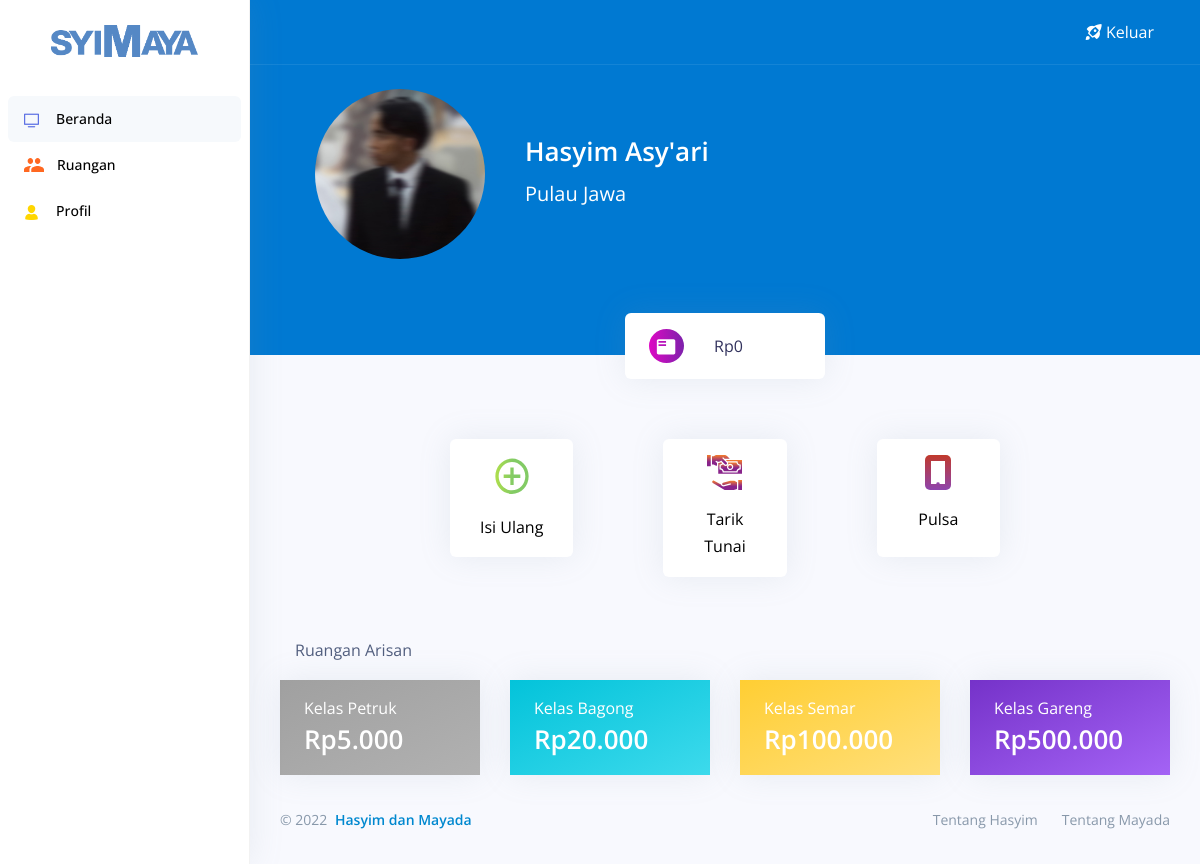
/index.php (signed in), run on the app's committed database.
### tables this page shows
CREATE TABLE `user` (
  `id`         int( 12 )                NOT NULL,
  `email`      varchar( 64 )            NOT NULL,
  `password`   varchar( 250 )           NOT NULL,
  `name`       varchar( 128 )           NOT NULL,
  `saldo`      int( 11 )                DEFAULT NULL,
  `address`    varchar( 28 )            NOT NULL,
  `sex`        varchar( 28 )            NOT NULL,
  `birth`      date                     NOT NULL,
  `photo`      varchar( 128 )           DEFAULT NULL,
  `role`       enum( 'member','admin' ) DEFAULT 'member',
  `created_at` datetime                 DEFAULT current_timestamp(),
  `updated_at` datetime                 DEFAULT current_timestamp()
);

### config/libs.php (called while the page is built, shortened)
<?php
    $kelas_list = [
        [
            "id"          => "7BA943AF84838",
            "name"        => "petruk",
            "price"       => 5000,
            "quota"       => 30,
            "description" => "",
            "color"       => "bronze"
        ],
        [
            "id"          => "71A4AF1E2485B",
            "name"        => "bagong",
            "price"       => 20000,
            "quota"       => 25,
            "description" => "",
            "color"       => "silver"
        ],
        [
            "id"          => "68CCD993BCE2C",
            "name"        => "semar",
            "price"       => 100000,
            "quota"       => 20,
            "description" => "",
            "color"       => "gold"
        ],
        [
            "id"          => "8FFD7F9CA5F68",
            "name"        => "gareng",
            "price"       => 500000,
            "quota"       => 15,
            "description" => "",
            "color"       => "diamond"
        ],
    ];
    function rupiah( $angka ) {
        if( $angka == 0 ) {
            return "Rp0";
        }
        $hasil = "Rp" . number_format( $angka, 0, ',', '.' );
        return $hasil;
    }
    function findKelasLastID( $array ) {
        $last = end( $array );
        return $last['id'];
    }
?>

### config/session.php (called while the page is built)
<?php
    require_once __DIR__ . "/db.php";
    if( !isset($_SESSION['email']) ) {
        header( 'Location: login.php?e' );
        exit;
    }
    else {
        $email  = $_SESSION['email'];
        $select = mysqli_query( $conn, "SELECT * FROM user WHERE email = '$email'" );
        $user   = mysqli_fetch_array( $select );
    }
    require_once __DIR__ . "/libs.php";
?>

### index.php (the view, shortened to what this page needs)
<?php
	require_once __DIR__ . "/config/session.php";
?>
<!DOCTYPE html>
<html lang = "id">
<head>
	<link rel = "stylesheet" href = "./assets/css/styles/dashboard.css" type = "text/css">
	<link rel = "stylesheet" href = "./assets/vendor/nucleo/css/nucleo.css" type = "text/css">
	<link rel = "stylesheet" href = "./assets/vendor/@fortawesome/fontawesome-free/css/all.min.css" type = "text/css">
	<link rel = "stylesheet" href = "./assets/css/argon.css?v=1.2.0" type = "text/css">
</head>
<body>
	<nav class = "sidenav navbar navbar-vertical fixed-left navbar-expand-xs navbar-light bg-white" id = "sidenav-main">
		<div class = "scrollbar-inner">
			<div class = "sidenav-header align-items-center">
				<a class = "navbar-brand" href = "index.php">
					<img class = "navbar-brand-img" src = "./assets/img/brands/syimaya.png" alt = "...">
				</a>
			</div>
			<div class = "navbar-inner">
				<div class = "collapse navbar-collapse" id = "sidenav-collapse-main">
					<ul class = "navbar-nav">
						<li class = "nav-item">
							<a class = "nav-link active" href = "index.php">
								<i    class = "ni ni-tv-2 text-primary"></i>
								<span class = "nav-link-text">Beranda</span>
							</a>
						</li>
						<li class = "nav-item">
							<a class = "nav-link" href = "room.php?k=<?= findKelasLastID( $kelas_list ) ?>">
								<img  src   = "./assets/img/icons/ruangan.svg" alt = "" style = "width:20px; margin-right:13px">
								<span class = "nav-link-text">Ruangan</span>
							</a>
						</li>
						<li class = "nav-item">
							<a class = "nav-link" href = "profile.php">
								<i class    = "ni ni-single-02 text-yellow"></i>
								<span class = "nav-link-text">Profil</span>
							</a>
						</li>
					</ul>
				</div>
			</div>
		</div>
	</nav>
	<div class = "main-content" id = "panel">
		<nav class = "navbar navbar-top navbar-expand navbar-dark bg-header border-bottom">
			<div class = "container-fluid">
				<div class = "collapse navbar-collapse" id = "navbarSupportedContent">
					<ul class = "navbar-nav align-items-center ml-md-auto ">
						<li class = "nav-item dd-xl-none">
							<a class = "nav-link text-white" href = "./logout.php">
								<i    class = "ni ni-spaceship"></i>
								<span class = "nav-link-text">Keluar</span>
							</a>
						</li>
					</ul>
				</div>
			</div>
		</nav>
		<div class = "header bg-header pb-6" id = "header">
			<div class = "container-fluid">
				<div class = "header-body">
					<div class = "row align-items-center py-4">
						<div class = "photo-profile">
							<img src = "./assets/img/photos/<?= empty( $user["photo"] ) ? "default.jpg" : $user["photo"] ?>" alt = "User Photos">
						</div>
						<div class = "col-lg-6 col-6 description-profile">
							<h1 style = "color:white">
								<?php echo $user['name'] ?>
							</h1>
							<h2 style = "color:white">
								<?php echo $user['address'] ?>
							</h2>
						</div>
					</div>
				</div>
			</div>
		</div>
		<div class = "container-fluid mt--6">
			<div class = "row justify-content-center" id = "wallet">
				<div class = "col-xl-3 col-md-4 wallet-card">
					<div class = "card card-stats">
						<div class = "card-body wallet-body">
							<div class = "row">
								<div class = "col-auto">
									<img class = "wallet-image" src = "./assets/img/icons/saldo.svg" alt = "">
								</div>
								<div class = "col align-self-center wallet-value">
									<h1 class = "mb-0"><?= rupiah( $user["saldo"] ) ?></h1>
								</div>
							</div>
						</div>
					</div>
				</div>
			</div>
			<div class = "row justify-content-center" id = "exchange">
				<div class = "col-xl-2 col-md-3 exchange-card">
					<div class = "card card-stats">
						<a href = "top-up.php">
							<div class = "card-body exchange-card-body">
								<div class = "col-auto" style = "text-align: center;">
									<img src = "./assets/img/icons/isi.svg" alt = "">
								</div>
								<p class = "mt-3 mb-0 exchange-title" style = "text-align: center;">Isi Ulang</p>
							</div>
						</a>
					</div>
				</div>
				<div class = "col-xl-2 col-md-3 exchange-card">
					<div class = "card card-stats">
						<a href = "#">
							<div class = "card-body exchange-card-body">
								<div class = "col-auto" style = "text-align: center;">
									<img src = "./assets/img/icons/tarik.svg" alt = "">
								</div>
								<p class = "mt-3 mb-0 exchange-title" style = "text-align: center;">Tarik Tunai</p>
							</div>
						</a>
					</div>
				</div>
				<div class = "col-xl-2 col-md-3 exchange-card">
					<div class = "card card-stats">
						<a href = "#">
							<div class = "card-body exchange-card-body">
								<div class = "col-auto" style = "text-align: center;">
									<img src = "./assets/img/icons/pulsa.svg" alt = "">
								</div>
								<p class = "mt-3 mb-0 exchange-title" style = "text-align: center;">Pulsa</p>
							</div>
						</a>
					</div>
				</div>
			</div>
			<div id = "room">
				<div class = "col-xl-3 col-md-6 class-title"><p>Ruangan Arisan</p></div>
				<div class = "row">
					<?php foreach( $kelas_list as $kelas ) : ?>
						<div class = "col-xl-3 col-md-6">
							<div class = "card card-stats">
								<a href = "room-join.php?k=<?= $kelas["id"] ?>">
									<div class = "card-body <?= $kelas["color"] ?>-card text-white">
										<div class = "row">
											<div class = "col">
												<span>Kelas <?= ucfirst( $kelas["name"] ) ?></span></br>
												<span class = "h1 font-weight-bold mb-0 text-white"><?= rupiah( $kelas["price"] ) ?></span>
											</div>
										</div>
									</div>
								</a>
							</div>
						</div>
					<?php endforeach; ?>
				</div>
			</div>
			<footer class = "footer pt-0">
				<div class = "row align-items-center justify-content-lg-between">
					<div class = "col-lg-6">
						<div class = "copyright text-center text-lg-left text-muted">
							&copy; 2022 <a class = "font-weight-bold ml-1" href = "index.php" target = "_blank" style = "color:#0088cf!important;">Hasyim dan Mayada</a>
						</div>
					</div>
					<div class = "col-lg-6">
						<ul class = "nav nav-footer justify-content-center justify-content-lg-end">
							<li class = "nav-item">
								<a class = "nav-link" href = "https://www.instagram.com/hasyimasya_ri/" target = "_blank">Tentang Hasyim</a>
							</li>
							<li class = "nav-item">
								<a class = "nav-link" href = "https://www.instagram.com/mydzzh/" target = "_blank">Tentang Mayada</a>
							</li>
						</ul>
					</div>
				</div>
			</footer>
		</div>
	</div>
</body>
</html>

### assets/css/styles/dashboard.css (style rules this page uses)
a { color: black!important; }
.bg-header { background-color: #0079d2!important; }
#header .photo-profile { margin-left: 50px; }
#header .photo-profile img { width:170px; border-radius:50% }
#header .description-profile { margin-left: 25px; }
#header .description-profile h2 { font-weight: 400; }
#wallet { margin-top: 30px; }
#wallet h1 { font-size: 16px; font-weight: 400; }
#wallet .wallet-card { margin-left: 30px; margin-right: 30px; }
#wallet img.wallet-image { width: 35px; }
#exchange { margin-top: 30px; }
#exchange .exchange-card { margin-left: 30px; margin-right: 30px; transition: 0.2s; }
#exchange .exchange-card-body { min-height: 118px; }
#exchange p.exchange-title { font-size: 16px; font-weight: 400; }
#room { margin-top: 30px; }
#room .class-title p { font-weight: 400; }
#room .bronze-card { background: linear-gradient(to bottom right, #a0a0a0, #b1b1b1); }
#room .silver-card { background: linear-gradient(to bottom right, #03c3da, #3ddaec); }
#room .gold-card { background: linear-gradient(to bottom right, #ffce33, #ffdf7b); }
#room .diamond-card { background: linear-gradient(to bottom right, #7532c9, #a463f5); }

### data on the page
user: photo (picture), name "Hasyim Asy'ari", address "Pulau Jawa", saldo "Rp0"

### other printed values
$kelas["name"] "Petruk"
rupiah( $kelas["price"] ) "Rp5.000"
$kelas["name"] "Bagong"
rupiah( $kelas["price"] ) "Rp20.000"
$kelas["name"] "Semar"
rupiah( $kelas["price"] ) "Rp100.000"
$kelas["name"] "Gareng"
rupiah( $kelas["price"] ) "Rp500.000"
